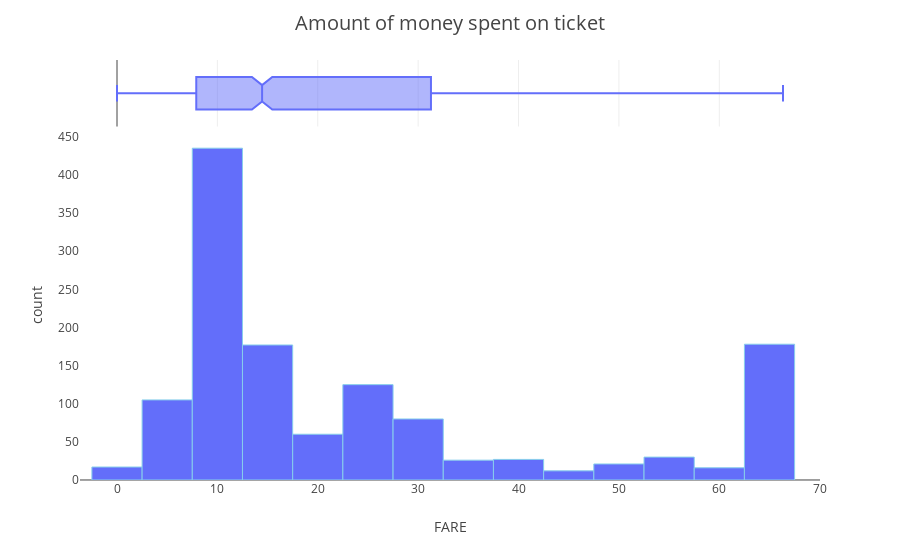

Notebook code cell kept with this figure:
### Code cell
fig = px.histogram(train_df, x='FARE', opacity=1, marginal='box')
fig.update_traces(marker=dict(line=dict(color='skyblue', width=1)))
fig.update_layout(title_text='Amount of money spent on ticket', template='ygridoff',
                  title_x=0.5, title_font=dict(size=20))
fig.show()

### Figure 1 — Plotly figure (JSON) as saved in the notebook; plotly's stock layout.template omitted (floating-point values rounded to 4 significant figures; data arrays with more than 128 entries replaced by an {"elided": "..."} marker saying what was removed)
{"data": [{"alignmentgroup": "True", "bingroup": "x", "hovertemplate": "FARE=%{x}<br>count=%{y}<extra></extra>", "legendgroup": "", "marker": {"color": "#636efa", "line": {"color": "skyblue", "width": 1}, "opacity": 1, "pattern": {"shape": ""}}, "name": "", "offsetgroup": "", "orientation": "v", "showlegend": false, "type": "histogram", "x": {"elided": "1309 float values"}, "xaxis": "x", "yaxis": "y"}, {"alignmentgroup": "True", "hovertemplate": "FARE=%{x}<extra></extra>", "legendgroup": "", "marker": {"color": "#636efa", "line": {"color": "skyblue", "width": 1}}, "name": "", "notched": true, "offsetgroup": "", "showlegend": false, "type": "box", "x": {"elided": "1309 float values"}, "xaxis": "x2", "yaxis": "y2"}], "layout": {"barmode": "relative", "legend": {"tracegroupgap": 0}, "margin": {"t": 60}, "title": {"font": {"size": 20}, "text": "Amount of money spent on ticket", "x": 0.5}, "xaxis": {"anchor": "y", "domain": [0, 1], "title": {"text": "FARE"}}, "xaxis2": {"anchor": "y2", "domain": [0, 1], "matches": "x", "showgrid": true, "showticklabels": false}, "yaxis": {"anchor": "x", "domain": [0, 0.8316], "title": {"text": "count"}}, "yaxis2": {"anchor": "x2", "domain": [0.8416, 1], "matches": "y2", "showgrid": false, "showline": false, "showticklabels": false, "ticks": ""}}}
